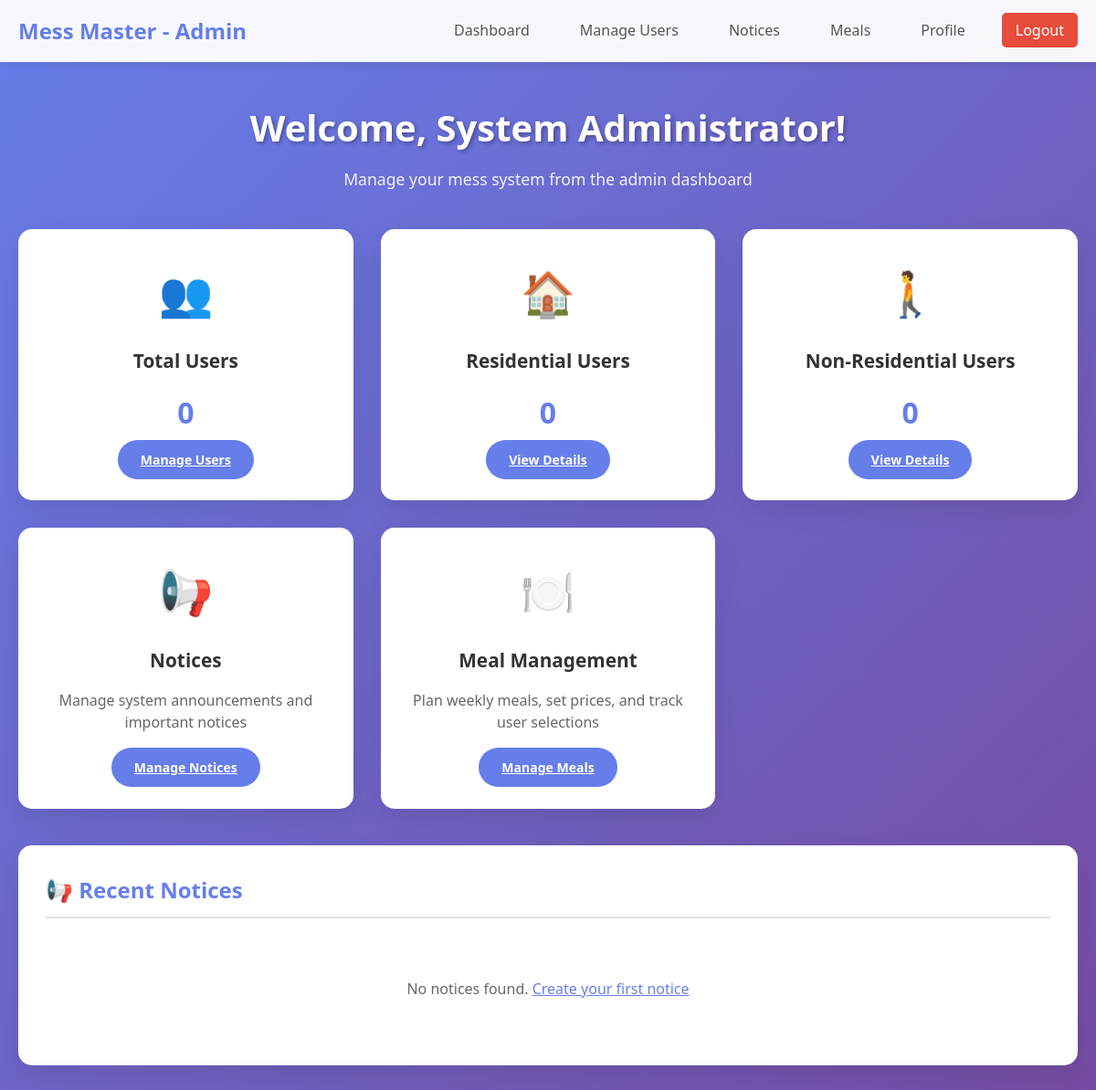
The app's page /admin_dashboard.php (signed in), older data.
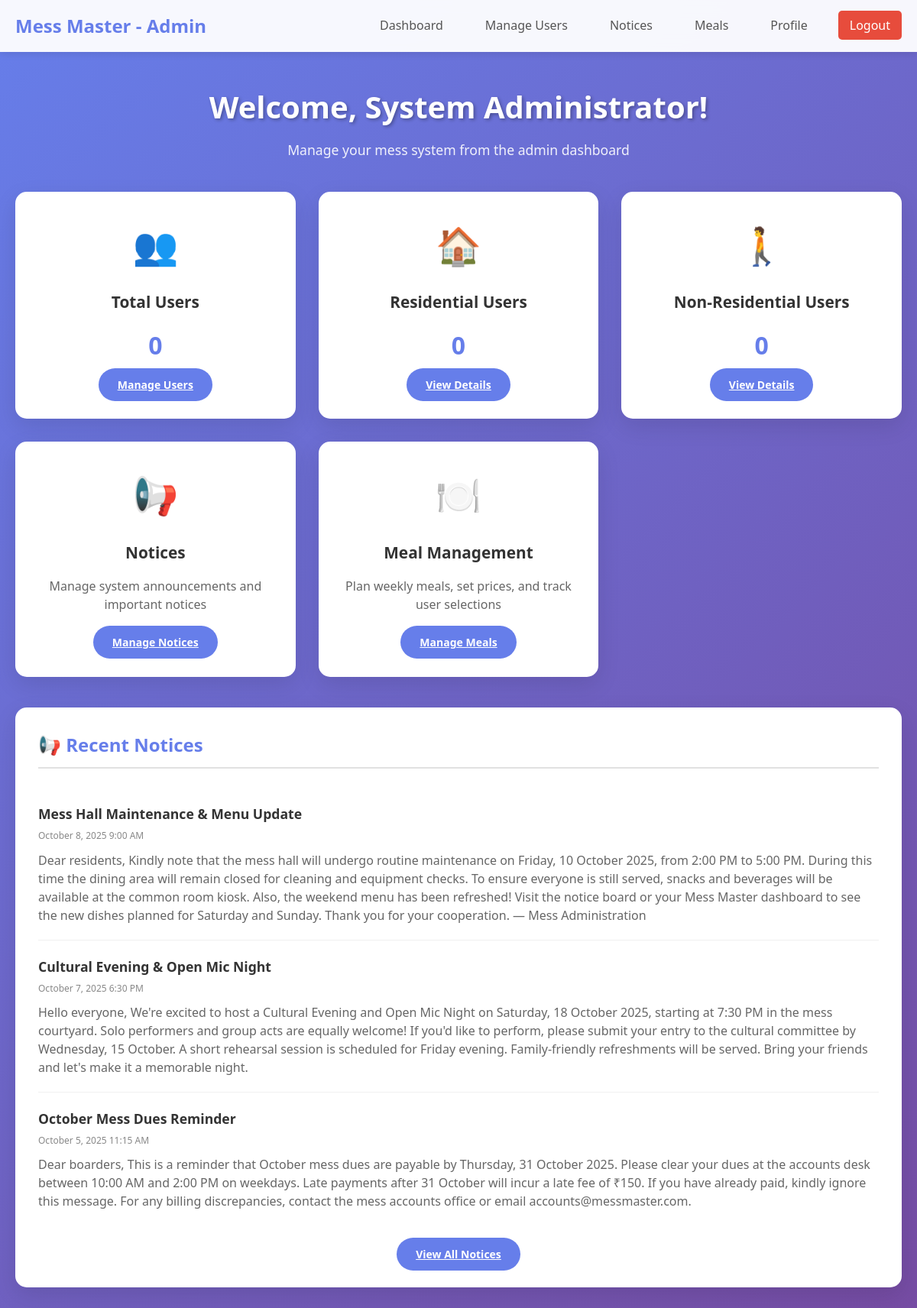
The same page, newer data.
### tables this page shows
CREATE TABLE notices (
    id INT AUTO_INCREMENT PRIMARY KEY,
    title VARCHAR(200) NOT NULL,
    description TEXT,
    created_at TIMESTAMP DEFAULT CURRENT_TIMESTAMP
);

### admin_dashboard.php (the view, shortened to what this page needs)
<?php
include 'config.php';
$totalUsers = $conn->query("SELECT COUNT(*) AS c FROM users")->fetch_assoc()['c'];
$resUsers = $conn->query("SELECT COUNT(*) AS c FROM users WHERE type='Residential'")->fetch_assoc()['c'];
$nonResUsers = $conn->query("SELECT COUNT(*) AS c FROM users WHERE type='Non-Residential'")->fetch_assoc()['c'];
$notices = $conn->query("SELECT * FROM notices ORDER BY created_at DESC LIMIT 5");
$adminName = $_SESSION['name'] ?? $_SESSION['username'];
?>
<!DOCTYPE html>
<html lang="en">
<head>
    <link rel="stylesheet" href="style.css">
</head>
<body>
    <nav class="navbar">
        <div class="nav-container">
            <h2 class="nav-title">Mess Master - Admin</h2>
            <ul class="nav-links">
                <li><a href="admin_dashboard.php">Dashboard</a></li>
                <li><a href="admin_manage_users.php">Manage Users</a></li>
                <li><a href="admin_notices.php">Notices</a></li>
                <li><a href="admin_meals.php">Meals</a></li>
                <li><a href="admin_profile.php">Profile</a></li>
                <li><a href="logout.php" class="logout-link">Logout</a></li>
            </ul>
        </div>
    </nav>
    <div class="dashboard-container">
        <div class="welcome-section">
            <h1>Welcome, <?php echo htmlspecialchars($adminName); ?>!</h1>
            <p>Manage your mess system from the admin dashboard</p>
        </div>
        <div class="dashboard-grid">
            <div class="dashboard-card">
                <div class="card-icon">👥</div>
                <h3>Total Users</h3>
                <p style="font-size: 2rem; font-weight: bold; color: #667eea; margin: 15px 0;"><?= $totalUsers ?></p>
                <a href="admin_manage_users.php" class="view-details-btn">Manage Users</a>
            </div>
            <div class="dashboard-card">
                <div class="card-icon">🏠</div>
                <h3>Residential Users</h3>
                <p style="font-size: 2rem; font-weight: bold; color: #667eea; margin: 15px 0;"><?= $resUsers ?></p>
                <a href="admin_manage_users.php" class="view-details-btn">View Details</a>
            </div>
            <div class="dashboard-card">
                <div class="card-icon">🚶</div>
                <h3>Non-Residential Users</h3>
                <p style="font-size: 2rem; font-weight: bold; color: #667eea; margin: 15px 0;"><?= $nonResUsers ?></p>
                <a href="admin_manage_users.php" class="view-details-btn">View Details</a>
            </div>
            <div class="dashboard-card">
                <div class="card-icon">📢</div>
                <h3>Notices</h3>
                <p>Manage system announcements and important notices</p>
                <a href="admin_notices.php" class="view-details-btn">Manage Notices</a>
            </div>
            <div class="dashboard-card">
                <div class="card-icon">🍽️</div>
                <h3>Meal Management</h3>
                <p>Plan weekly meals, set prices, and track user selections</p>
                <a href="admin_meals.php" class="view-details-btn">Manage Meals</a>
            </div>
        </div>
        <?php if ($notices->num_rows > 0): ?>
        <div class="details-section">
            <h2>📢 Recent Notices</h2>
            <div class="details-content">
                <?php while($n = $notices->fetch_assoc()): ?>
                <div class="notice-item">
                    <div class="notice-title"><?= htmlspecialchars($n['title']) ?></div>
                    <div class="notice-date"><?= date('F j, Y g:i A', strtotime($n['created_at'])) ?></div>
                    <div class="notice-content"><?= htmlspecialchars($n['description']) ?></div>
                </div>
                <?php endwhile; ?>
            </div>
            <div style="text-align: center;">
                <a href="admin_notices.php" class="view-details-btn">View All Notices</a>
            </div>
        </div>
        <?php else: ?>
        <div class="details-section">
            <h2>📢 Recent Notices</h2>
            <div style="text-align: center; padding: 40px; color: #666;">
                <p>No notices found. <a href="admin_notices.php" style="color: #667eea;">Create your first notice</a></p>
            </div>
        </div>
        <?php endif; ?>
    </div>
</body>
</html>

### style.css (style rules this page uses)
* { margin: 0; padding: 0; box-sizing: border-box; }
body { font-family: 'Segoe UI', Tahoma, Geneva, Verdana, sans-serif; line-height: 1.6; color: #333; background: linear-gradient(135deg, #667eea 0%, #764ba2 100%); min-height: 100vh; }
.navbar { background: rgba(255, 255, 255, 0.95); backdrop-filter: blur(10px); padding: 15px 0; box-shadow: 0 2px 10px rgba(0, 0, 0, 0.1); position: sticky; top: 0; z-index: 100; }
.nav-container { max-width: 1200px; margin: 0 auto; padding: 0 20px; display: flex; justify-content: space-between; align-items: center; }
.nav-title { color: #667eea; font-size: 1.5rem; font-weight: 700; }
.nav-links { display: flex; list-style: none; gap: 25px; }
.nav-links a { text-decoration: none; color: #555; font-weight: 500; padding: 8px 15px; border-radius: 5px; transition: all 0.3s ease; }
.logout-link { background: #e74c3c !important; color: white !important; }
.dashboard-container { max-width: 1200px; margin: 0 auto; padding: 40px 20px; }
.welcome-section { text-align: center; margin-bottom: 40px; color: white; }
.welcome-section h1 { font-size: 2.5rem; margin-bottom: 10px; text-shadow: 2px 2px 4px rgba(0, 0, 0, 0.3); }
.welcome-section p { font-size: 1.1rem; opacity: 0.9; }
.dashboard-grid { display: grid; grid-template-columns: repeat(auto-fit, minmax(300px, 1fr)); gap: 30px; margin-bottom: 40px; }
.dashboard-card { background: white; padding: 30px; border-radius: 15px; box-shadow: 0 10px 30px rgba(0, 0, 0, 0.1); text-align: center; transition: transform 0.3s ease, box-shadow 0.3s ease; border: 2px solid transparent; }
.card-icon { font-size: 3rem; margin-bottom: 20px; display: block; }
.dashboard-card h3 { color: #333; margin-bottom: 15px; font-size: 1.3rem; }
.dashboard-card p { color: #666; margin-bottom: 25px; line-height: 1.5; }
.view-details-btn { background: #667eea; color: white; border: none; padding: 12px 25px; border-radius: 25px; font-weight: 600; cursor: pointer; transition: all 0.3s ease; font-size: 14px; }
.details-section { background: white; padding: 30px; border-radius: 15px; box-shadow: 0 10px 30px rgba(0, 0, 0, 0.1); margin: 30px 0; animation: fadeInUp 0.5s ease-out; }
.details-section h2 { color: #667eea; margin-bottom: 25px; font-size: 1.5rem; border-bottom: 2px solid #e1e1e1; padding-bottom: 10px; }
.details-content { margin-bottom: 25px; }
.notice-item { padding: 20px 0; border-bottom: 1px solid #f0f0f0; }
.notice-item:last-child { border-bottom: none; }
.notice-title { font-weight: 600; color: #333; margin-bottom: 5px; font-size: 1.1rem; }
.notice-date { font-size: 12px; color: #888; margin-bottom: 10px; }
.notice-content { color: #666; line-height: 1.5; }

Row changes from the older to the newer data that the page shows:
added notices: title "Mess Hall Maintenance & Menu Update", created_at "October 8, 2025 9:00 AM", description "Dear residents, Kindly note that the mess hall will undergo routine maintenance on Friday, 10 October 2025, from 2:00 PM to 5:00 PM. During this time the dining area will remain closed for cleaning and equipment checks. To ensure everyone is still served, snacks and beverages will be available at the common room kiosk. Also, the weekend menu has been refreshed! Visit the notice board or your Mess Master dashboard to see the new dishes planned for Saturday and Sunday. Thank you for your cooperation. — Mess Administration"
added notices: title "Cultural Evening & Open Mic Night", created_at "October 7, 2025 6:30 PM", description "Hello everyone, We're excited to host a Cultural Evening and Open Mic Night on Saturday, 18 October 2025, starting at 7:30 PM in the mess courtyard. Solo performers and group acts are equally welcome! If you'd like to perform, please submit your entry to the cultural committee by Wednesday, 15 October. A short rehearsal session is scheduled for Friday evening. Family-friendly refreshments will be served. Bring your friends and let's make it a memorable night."
added notices: title "October Mess Dues Reminder", created_at "October 5, 2025 11:15 AM", description "Dear boarders, This is a reminder that October mess dues are payable by Thursday, 31 October 2025. Please clear your dues at the accounts desk between 10:00 AM and 2:00 PM on weekdays. Late payments after 31 October will incur a late fee of ₹150. If you have already paid, kindly ignore this message. For any billing discrepancies, contact the mess accounts office or email accounts@messmaster.com."
Text that changed along with them:
text no longer shown: "No notices found. Create your first notice"
text now shown: "View All Notices"
